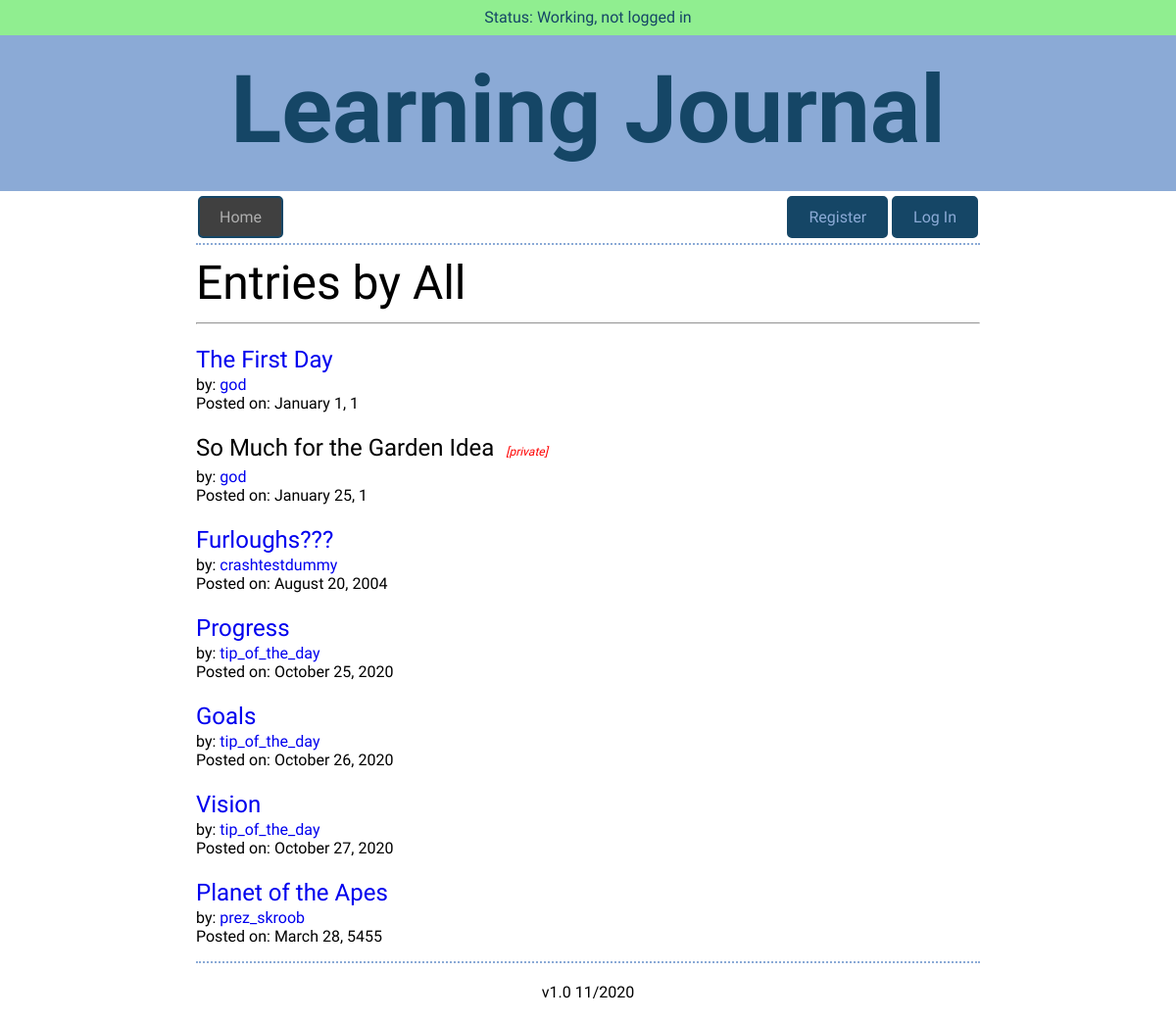
Before: / with the older database file.
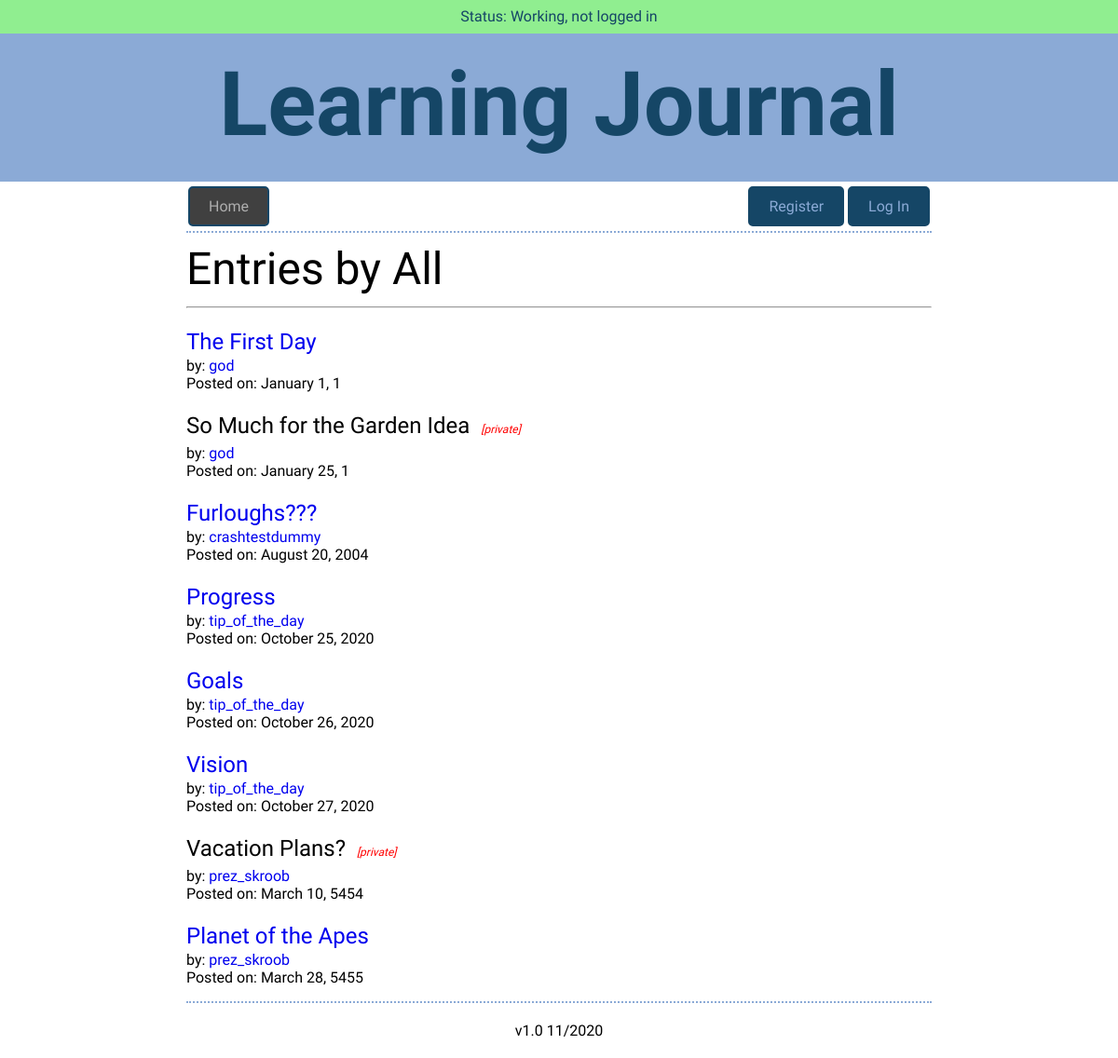
After: the same page with the newer database file.
### models.py (models this page shows, shortened)
class Entry(Model):
    id = AutoField()
    user = ForeignKeyField(User, backref="entries")
    title = CharField(max_length=256)
    date = DateField(default=datetime.date.today)
    time_spent = TimeField()
    learned = TextField()
    resources = TextField()
    tags = CharField(max_length=256)
    private = BooleanField(default=False)
    hidden = BooleanField(default=False)
    class Meta:
        database = DATABASE

class User(UserMixin, Model):
    id = AutoField()
    username = CharField(unique=True)
    password = CharField(max_length=100)
    god = BooleanField(default=False)
    class Meta:
        database = DATABASE

### app.py (the view)
@app.route("/")
def index(home=True):
    global last_route, cur_user, cur_entry, cur_tag
    last_route = "index"
    cur_user = None
    cur_entry = None
    cur_tag = None
    if current_user.is_authenticated:
        if current_user.god:
            entries = models.Entry.select().order_by(models.Entry.date.asc())
        else:
            entries = (models.Entry.select().where(
                ((models.Entry.hidden == False) &  # noqa (must use == )
                 (models.Entry.user != current_user.id)
                 ) |
                (models.Entry.user == current_user.id))
                       .order_by(models.Entry.date.asc()))
        return render_template(
            "listing.html", entries=entries, user=current_user.username,
            god=current_user.god, home=home, by="All")
    else:
        entries = models.Entry.select().where(
            models.Entry.hidden == False).order_by(
            models.Entry.date.asc())  # noqa E712 (must use == for peewee)
        return render_template("listing.html", entries=entries, user="",
                               god=False, home=home, by="All")

### app.py (called while the page is built)
@app.before_request
def before_request():
    g.db = models.DATABASE
    g.db.connect()
    g.user = current_user

@app.after_request
def after_request(response):
    g.db.close()
    return response

### templates/listing.html
{% extends "layout.html" %}
{% from "macros.html" import render_listing, nav_bar with context %}
{% block nav %}
    {{ nav_bar(home) }}
{% endblock %}
{% block content %}
    <div class="main">
    <h2>Entries by {{ by }}</h2>
    <hr>
    {% for entry in entries %}
        {{ render_listing(entry, user, god, by) }}
    {% endfor %}
    </div>
{% endblock %}

### templates/macros.html
{% macro nav_bar(home) %}
    <div class="nav-bar">
        {% if home == False %}
            <a class="button" href="{{ url_for('index') }}">Home</a>
        {% else %}
            <div class="button button-inactive">Home</div>
        {% endif %}
        {% if current_user.is_authenticated %}
            <a class="button button-right" href="{{ url_for('logout') }}">Log Out</a>
            <a class="button button-right" href="{{ url_for('create_entry') }}">New Entry</a>
        {% else %}
            <a class="button button-right" href="{{ url_for('login') }}">Log In</a>
            <a class="button button-right" href="{{ url_for('register') }}">Register</a>
        {% endif %}
    </div>
{% endmacro %}
{% macro render_listing(listing, user, god, by) %}
    <article class="listing">
        <h3>
            {% if (listing.private == False) or (listing.user.username == user) or (god == True) %}
                <a class="entry-link" href="/entries/{{ listing.id }}">
            {% endif %}
                {{ listing.title }}
            {% if (listing.private == False) or (listing.user.username == user) or (god == True) %}
                </a>
            {% else %}
                &nbsp;<span class="small">[private]</span>
            {% endif %}
        </h3>
        <p>
        {% if by == "All" %}
            by: <a href="{{ url_for('user_entries', user=listing.user.username) }}">
            {% if listing.user.username == user %}
                You
            {% else %}
                {{ listing.user.username }}
            {% endif %}</a><br>
        {% endif %}
        Posted on: <time datetime="{{ listing.date }}">{{ listing.date.strftime("%B %d").lstrip("0").replace(" 0", " ") }}, {{ listing.date.strftime("%Y") }}</time></p>
    </article>
{% endmacro %}

Changed rows visible on the page:
added Entry: title "Vacation Plans?", private "[private]", {{ listing.user.username }} "prez_skroob", date "March 10", date "5454"
